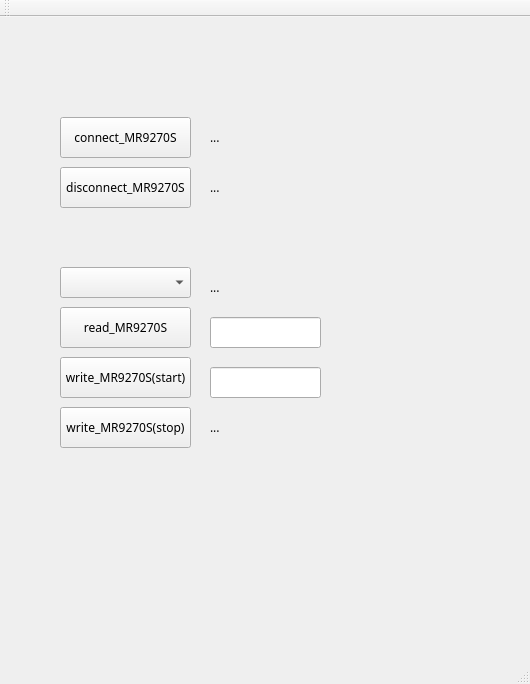
<?xml version="1.0" encoding="UTF-8"?>
<ui version="4.0">
 <class>MainWindow</class>
 <widget class="QMainWindow" name="MainWindow">
  <property name="geometry">
   <rect>
    <x>0</x>
    <y>0</y>
    <width>530</width>
    <height>684</height>
   </rect>
  </property>
  <property name="font">
   <font>
    <family>微软雅黑</family>
   </font>
  </property>
  <property name="windowTitle">
   <string>MainWindow</string>
  </property>
  <widget class="QWidget" name="centralWidget">
   <widget class="QPushButton" name="btn_connect">
    <property name="geometry">
     <rect>
      <x>60</x>
      <y>100</y>
      <width>131</width>
      <height>41</height>
     </rect>
    </property>
    <property name="text">
     <string>connect_MR9270S</string>
    </property>
   </widget>
   <widget class="QPushButton" name="btn_disconnect">
    <property name="geometry">
     <rect>
      <x>60</x>
      <y>150</y>
      <width>131</width>
      <height>41</height>
     </rect>
    </property>
    <property name="text">
     <string>disconnect_MR9270S</string>
    </property>
   </widget>
   <widget class="QPushButton" name="btn_read">
    <property name="geometry">
     <rect>
      <x>60</x>
      <y>290</y>
      <width>131</width>
      <height>41</height>
     </rect>
    </property>
    <property name="text">
     <string>read_MR9270S</string>
    </property>
   </widget>
   <widget class="QPushButton" name="btn_write">
    <property name="geometry">
     <rect>
      <x>60</x>
      <y>340</y>
      <width>131</width>
      <height>41</height>
     </rect>
    </property>
    <property name="text">
     <string>write_MR9270S(start)</string>
    </property>
   </widget>
   <widget class="QComboBox" name="comboBox">
    <property name="geometry">
     <rect>
      <x>60</x>
      <y>250</y>
      <width>131</width>
      <height>31</height>
     </rect>
    </property>
    <item>
     <property name="text">
      <string/>
     </property>
    </item>
    <item>
     <property name="text">
      <string>mA</string>
     </property>
    </item>
    <item>
     <property name="text">
      <string>V</string>
     </property>
    </item>
    <item>
     <property name="text">
      <string>XMT</string>
     </property>
    </item>
    <item>
     <property name="text">
      <string>Hz</string>
     </property>
    </item>
    <item>
     <property name="text">
      <string>mV</string>
     </property>
    </item>
    <item>
     <property name="text">
      <string>24V</string>
     </property>
    </item>
    <item>
     <property name="text">
      <string>ohm</string>
     </property>
    </item>
    <item>
     <property name="text">
      <string>RTD</string>
     </property>
    </item>
    <item>
     <property name="text">
      <string>TC</string>
     </property>
    </item>
   </widget>
   <widget class="QLineEdit" name="lineEdit_readout">
    <property name="geometry">
     <rect>
      <x>210</x>
      <y>300</y>
      <width>111</width>
      <height>31</height>
     </rect>
    </property>
   </widget>
   <widget class="QLineEdit" name="lineEdit_writein">
    <property name="geometry">
     <rect>
      <x>210</x>
      <y>350</y>
      <width>111</width>
      <height>31</height>
     </rect>
    </property>
   </widget>
   <widget class="QLabel" name="label_outputtype">
    <property name="geometry">
     <rect>
      <x>210</x>
      <y>260</y>
      <width>111</width>
      <height>21</height>
     </rect>
    </property>
    <property name="text">
     <string>...</string>
    </property>
   </widget>
   <widget class="QLabel" name="label_linkstate1">
    <property name="geometry">
     <rect>
      <x>210</x>
      <y>110</y>
      <width>111</width>
      <height>21</height>
     </rect>
    </property>
    <property name="text">
     <string>...</string>
    </property>
   </widget>
   <widget class="QLabel" name="label_linkstate2">
    <property name="geometry">
     <rect>
      <x>210</x>
      <y>160</y>
      <width>111</width>
      <height>21</height>
     </rect>
    </property>
    <property name="text">
     <string>...</string>
    </property>
   </widget>
   <widget class="QPushButton" name="btn_write_2">
    <property name="geometry">
     <rect>
      <x>60</x>
      <y>390</y>
      <width>131</width>
      <height>41</height>
     </rect>
    </property>
    <property name="text">
     <string>write_MR9270S(stop)</string>
    </property>
   </widget>
   <widget class="QLabel" name="label_outputstate">
    <property name="geometry">
     <rect>
      <x>210</x>
      <y>400</y>
      <width>111</width>
      <height>21</height>
     </rect>
    </property>
    <property name="text">
     <string>...</string>
    </property>
   </widget>
  </widget>
  <widget class="QMenuBar" name="menuBar">
   <property name="geometry">
    <rect>
     <x>0</x>
     <y>0</y>
     <width>530</width>
     <height>23</height>
    </rect>
   </property>
  </widget>
  <widget class="QToolBar" name="mainToolBar">
   <attribute name="toolBarArea">
    <enum>TopToolBarArea</enum>
   </attribute>
   <attribute name="toolBarBreak">
    <bool>false</bool>
   </attribute>
  </widget>
  <widget class="QStatusBar" name="statusBar"/>
 </widget>
 <layoutdefault spacing="6" margin="11"/>
 <resources/>
 <connections/>
</ui>
